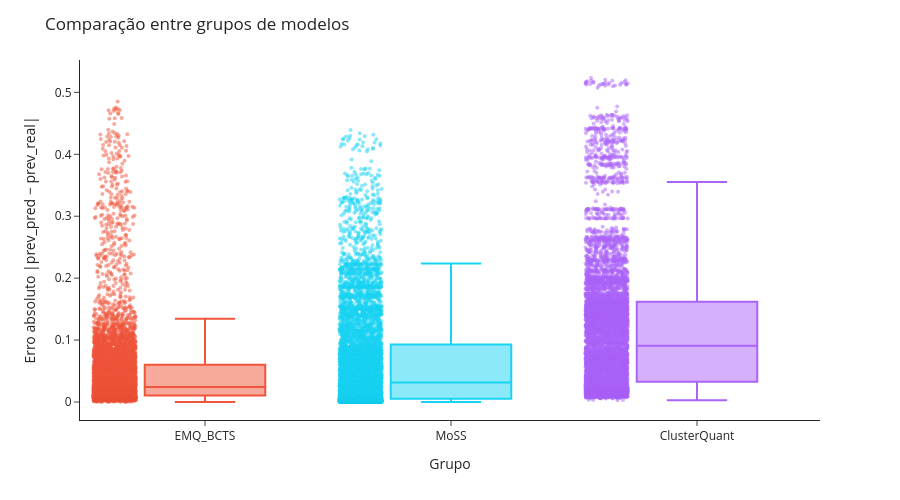

The notebook cell saved with this chart:
### Code cell
import pandas as pd
import plotly.express as px
from pathlib import Path

# ============================
# CARREGAR TODOS OS CSVs
# ============================

results_path = Path("")

csv_files = list(results_path.glob("*.csv"))

if not csv_files:
    raise FileNotFoundError(
        "Nenhum CSV encontrado"
    )

dfs = []

for csv in csv_files:

    df_tmp = pd.read_csv(csv)

    df_tmp["source_file"] = csv.name

    dfs.append(df_tmp)

df = pd.concat(dfs, ignore_index=True)

# ============================
# LIMPEZA
# ============================

df["erro"] = pd.to_numeric(
    df["erro"],
    errors="coerce"
)

# ============================
# AGRUPAR TODOS OS MOSS
# ============================

df["grupo_modelo"] = df["modelo"]

df.loc[
    df["modelo"].str.contains(
        "MoSS",
        case=False,
        na=False
    ),
    "grupo_modelo"
] = "MoSS"

# ============================
# ORDEM DOS GRUPOS
# ============================

order = (
    df.groupby("grupo_modelo")["erro"]
    .median()
    .sort_values()
    .index
    .tolist()
)

# ============================
# CORES
# ============================

color_map = {
    "MoSS": "#19D3F3",
    "EMQ_BCTS": "#EF553B",
    "ClusterQuant": "#AB63FA"
}

# ============================
# PLOT
# ============================

fig = px.box(
    df,
    x="grupo_modelo",
    y="erro",
    color="grupo_modelo",
    category_orders={
        "grupo_modelo": order
    },
    color_discrete_map=color_map,
    points="all"
)

fig.update_traces(
    jitter=0.35,
    marker=dict(
        size=4,
        opacity=0.5
    )
)

fig.update_layout(
    title=(
        "Comparação entre grupos de modelos"
    ),
    xaxis_title="Grupo",
    yaxis_title=(
        "Erro absoluto |prev_pred − prev_real|"
    ),
    template="simple_white",
    width=900,
    height=500,
    showlegend=False
)

fig.show()

# ============================
# SALVAR HTML
# ============================

fig.write_html(
    "comparacao_grupos.html"
)

print(
    "✅ HTML salvo em comparacao_grupos.html"
)

### Figure 1 — Plotly figure (JSON) as saved in the notebook; plotly's stock layout.template omitted (floating-point values rounded to 4 significant figures; data arrays with more than 128 entries replaced by an {"elided": "..."} marker saying what was removed)
{"data": [{"alignmentgroup": "True", "boxpoints": "all", "hovertemplate": "grupo_modelo=%{x}<br>erro=%{y}<extra></extra>", "jitter": 0.35, "legendgroup": "EMQ_BCTS", "marker": {"color": "#EF553B", "opacity": 0.5, "size": 4}, "name": "EMQ_BCTS", "notched": false, "offsetgroup": "EMQ_BCTS", "orientation": "v", "showlegend": true, "type": "box", "x": {"elided": "7200 str values"}, "x0": " ", "xaxis": "x", "y": {"elided": "7200 float values"}, "y0": " ", "yaxis": "y"}, {"alignmentgroup": "True", "boxpoints": "all", "hovertemplate": "grupo_modelo=%{x}<br>erro=%{y}<extra></extra>", "jitter": 0.35, "legendgroup": "MoSS", "marker": {"color": "#19D3F3", "opacity": 0.5, "size": 4}, "name": "MoSS", "notched": false, "offsetgroup": "MoSS", "orientation": "v", "showlegend": true, "type": "box", "x": {"elided": "7200 str values"}, "x0": " ", "xaxis": "x", "y": {"elided": "7200 float values"}, "y0": " ", "yaxis": "y"}, {"alignmentgroup": "True", "boxpoints": "all", "hovertemplate": "grupo_modelo=%{x}<br>erro=%{y}<extra></extra>", "jitter": 0.35, "legendgroup": "ClusterQuant", "marker": {"color": "#AB63FA", "opacity": 0.5, "size": 4}, "name": "ClusterQuant", "notched": false, "offsetgroup": "ClusterQuant", "orientation": "v", "showlegend": true, "type": "box", "x": {"elided": "7200 str values"}, "x0": " ", "xaxis": "x", "y": {"elided": "7200 float values"}, "y0": " ", "yaxis": "y"}], "layout": {"boxmode": "overlay", "height": 500, "legend": {"title": {"text": "grupo_modelo"}, "tracegroupgap": 0}, "margin": {"t": 60}, "showlegend": false, "title": {"text": "Comparação entre grupos de modelos"}, "width": 900, "xaxis": {"anchor": "y", "categoryarray": ["EMQ_BCTS", "MoSS", "ClusterQuant"], "categoryorder": "array", "domain": [0, 1], "title": {"text": "Grupo"}}, "yaxis": {"anchor": "x", "domain": [0, 1], "title": {"text": "Erro absoluto |prev_pred − prev_real|"}}}}
